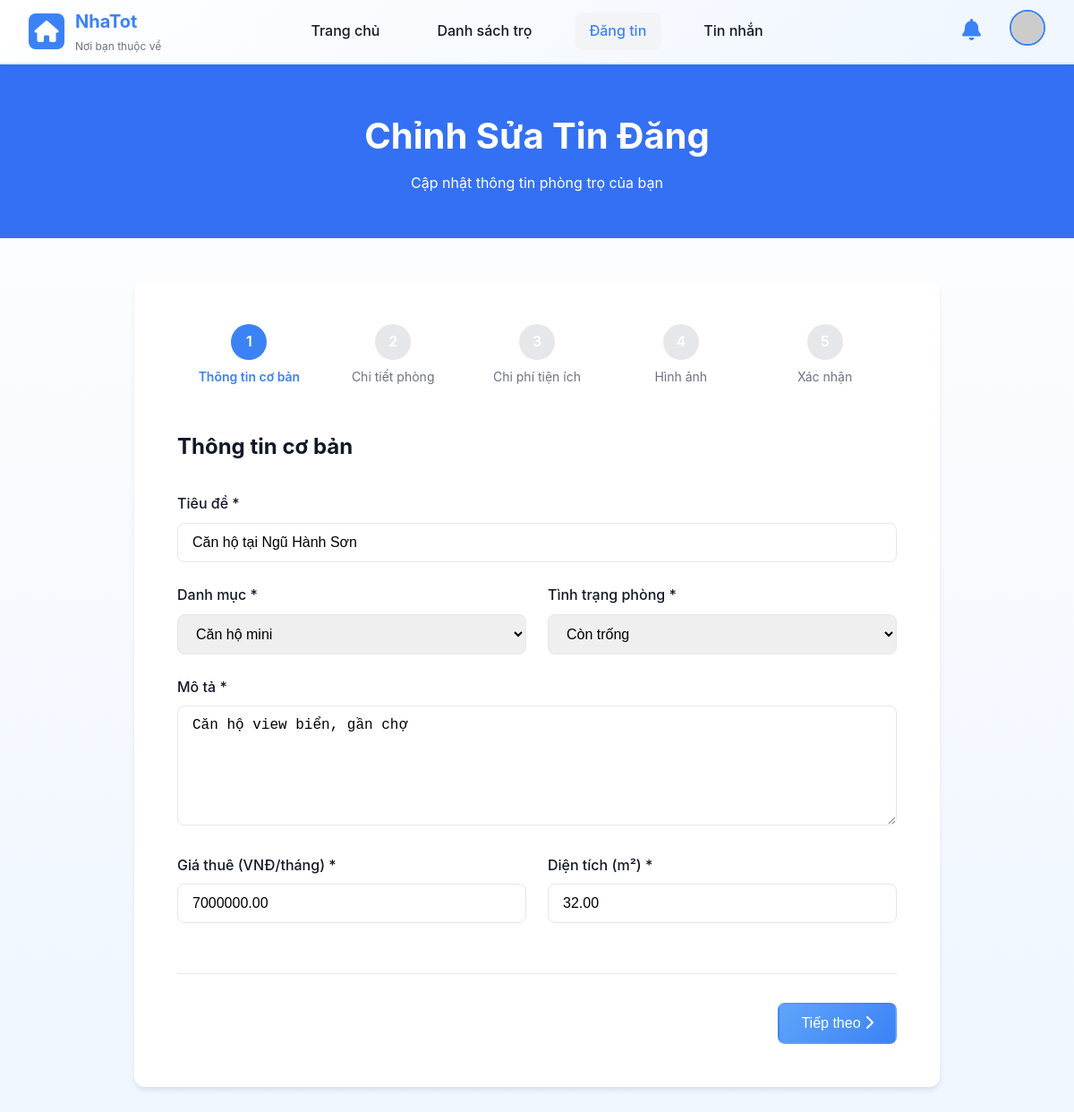
Page /Views/posts/create.php?id=10 (signed in) on the committed database.
### tables this page shows
CREATE TABLE posts (
    id INT AUTO_INCREMENT PRIMARY KEY,
    user_id INT NOT NULL,
    category_id INT NOT NULL,
    title VARCHAR(255) NOT NULL,
    description TEXT NOT NULL,
    address VARCHAR(255) NOT NULL,
    district VARCHAR(100),
    city VARCHAR(100),
    price DECIMAL(10, 2) NOT NULL,
    area DECIMAL(10, 2),
    room_type ENUM('single', 'shared', 'apartment', 'house') DEFAULT 'single',
    room_status ENUM('available', 'unavailable') DEFAULT 'available',
    max_people INT DEFAULT 1,
    gender ENUM('male', 'female', 'any') DEFAULT 'any',
    amenities TEXT,
    utilities TEXT,
    rules TEXT,
    available_from DATE,
    deposit_amount DECIMAL(10, 2),
    electric_price DECIMAL(10, 2),
    water_price DECIMAL(10, 2),
    status ENUM('pending', 'approved', 'rejected', 'rented') DEFAULT 'pending',
    is_featured BOOLEAN DEFAULT FALSE,
    views INT DEFAULT 0,
    created_at TIMESTAMP DEFAULT CURRENT_TIMESTAMP,
    updated_at TIMESTAMP DEFAULT CURRENT_TIMESTAMP ON UPDATE CURRENT_TIMESTAMP,
    FOREIGN KEY (user_id) REFERENCES users(id) ON DELETE CASCADE,
    FOREIGN KEY (category_id) REFERENCES categories(id) ON DELETE CASCADE,
    INDEX idx_status (status),
    INDEX idx_room_status (room_status),
    INDEX idx_user_id (user_id),
    INDEX idx_category_id (category_id),
    INDEX idx_city_district (city, district),
    INDEX idx_price (price),
    INDEX idx_created_at (created_at)
);

### config.php (called while the page is built, shortened)
<?php
function getDB() {
    static $conn = null;
    if ($conn === null) {
        try {
            $dsn = 'mysql:host=' . DB_HOST . ';dbname=' . DB_NAME . ';charset=utf8mb4';
            $options = [
                PDO::ATTR_ERRMODE => PDO::ERRMODE_EXCEPTION,
                PDO::ATTR_DEFAULT_FETCH_MODE => PDO::FETCH_ASSOC,
                PDO::ATTR_EMULATE_PREPARES => false,
            ];
            $conn = new PDO($dsn, DB_USER, DB_PASS, $options);
        } catch (PDOException $e) {
            $errorMsg = 'Database connection failed: ' . $e->getMessage();
            error_log($errorMsg);
            if (strpos($e->getMessage(), 'SQLSTATE') !== false) {
                if (strpos($e->getMessage(), 'Unknown database') !== false) {
                    die("Error: Database '" . DB_NAME . "' not found. Please create the database and import the SQL schema.");
                } else {
                    die("Database Error: " . $e->getMessage());
                }
            }
            die('Database connection failed. Please try again later.');
        }
    }
    return $conn;
}
function isLoggedIn() {
    return isset($_SESSION['user_id']);
}
?>

### Models/Post.php (called while the page is built, shortened)
<?php
require_once __DIR__ . '/../config.php';
class Post {
    private $db;
    private $table = 'posts';
    public function __construct() {
        $this->db = getDB();
    }
    public function findById($id) {
        try {
            $stmt = $this->db->prepare("
                SELECT p.*, u.full_name, u.phone, u.email, c.name as category_name
                FROM {$this->table} p
                JOIN users u ON p.user_id = u.id -- JOIN với users để lấy thông tin chủ trọ
                JOIN categories c ON p.category_id = c.id -- JOIN với categories để lấy tên danh mục
                WHERE p.id = ?
            ");
            $stmt->execute([$id]);
            return $stmt->fetch();
        } catch (PDOException $e) {
            error_log("Error in Post::findById: " . $e->getMessage());
            return false;
        }
    }
}
?>

### Views/posts/create.php (the view, shortened to what this page needs)
<?php
require_once __DIR__ . '/../../config.php';
require_once __DIR__ . '/../../Models/Post.php';
$postModel = new Post();
$postId = isset($_GET['id']) ? (int)$_GET['id'] : null;
$editingPost = null;
if ($postId) {
    $editingPost = $postModel->findById($postId);
}
?>
<!DOCTYPE html>
<html lang="vi">
<head>
    <link rel="stylesheet" href="../../assets/css/style.css">
    <link rel="stylesheet" href="https://cdnjs.cloudflare.com/ajax/libs/font-awesome/6.4.0/css/all.min.css">
</head>
<body>
    <header class="header">
        <nav class="navbar">
            <a href="../../index.php" class="logo">
                <div class="logo-icon-box">
                    <i class="fas fa-home"></i>
                </div>
                <div class="logo-text">
                    <h1>NhaTot</h1>
                    <p>Nơi bạn thuộc về</p>
                </div>
            </a>
            <ul class="nav-menu">
                <li><a href="../../index.php" class="nav-link">Trang chủ</a></li>
                <li><a href="list.php" class="nav-link">Danh sách trọ</a></li>
                <li><a href="create.php" class="nav-link active">Đăng tin</a></li>
                <?php if (isLoggedIn()): ?>
                <li style="position: relative;">
                    <a href="../chat/chat.php" class="nav-link">Tin nhắn</a>
                </li>
                <?php endif; ?>
            </ul>
            <div class="nav-actions">
                <div class="notification-wrapper">
                    <button class="notification-bell-btn" onclick="toggleNotificationDropdown(event)" title="Thông báo">
                        <i class="fas fa-bell"></i>
                    </button>
                </div>
                    <div class="user-menu-wrapper" style="position: relative;">
                        <button class="user-avatar-btn" onclick="toggleUserMenu(event)">
                            <?php
                            try {
                                $db = getDB();
                                $user_stmt = $db->prepare("SELECT avatar FROM users WHERE id = ?");
                                $user_stmt->execute([$_SESSION['user_id']]);
                                $user_data = $user_stmt->fetch(PDO::FETCH_ASSOC);
                                $avatar_src = (!empty($user_data['avatar']))
                                    ? '../../uploads/avatars/' . htmlspecialchars($user_data['avatar'])
                                    : 'https://via.placeholder.com/40/3b82f6/ffffff?text=' . strtoupper(substr($_SESSION['username'], 0, 1));
                            } catch (Exception $e) {
                                $avatar_src = 'https://via.placeholder.com/40/3b82f6/ffffff?text=' . strtoupper(substr($_SESSION['username'], 0, 1));
                            }
                            ?>
                            <img src="<?php echo $avatar_src; ?>" alt="Avatar" style="width: 40px; height: 40px; border-radius: 50%; object-fit: cover; border: 2px solid #3b82f6; cursor: pointer;">
                        </button>
                    </div>
            </div>
        </nav>
    </header>
    <div class="page-header">
        <h1><?php echo $editingPost ? 'Chỉnh Sửa Tin Đăng' : 'Đăng Tin Cho Thuê Phòng Trọ'; ?></h1>
        <p><?php echo $editingPost ? 'Cập nhật thông tin phòng trọ của bạn' : 'Chia sẻ thông tin phòng trọ của bạn'; ?></p>
    </div>
    <div class="content-wrapper">
        <div class="container">
            <div class="form-container">
                <div class="step-indicator">
                    <div class="step active">
                        <div class="step-number">1</div>
                        <div class="step-title">Thông tin cơ bản</div>
                    </div>
                    <div class="step">
                        <div class="step-number">2</div>
                        <div class="step-title">Chi tiết phòng</div>
                    </div>
                    <div class="step">
                        <div class="step-number">3</div>
                        <div class="step-title">Chi phí tiện ích</div>
                    </div>
                    <div class="step">
                        <div class="step-number">4</div>
                        <div class="step-title">Hình ảnh</div>
                    </div>
                    <div class="step">
                        <div class="step-number">5</div>
                        <div class="step-title">Xác nhận</div>
                    </div>
                </div>
                <form id="createPostForm" action="../../Controllers/PostController.php" method="POST" enctype="multipart/form-data">
                    <div class="form-step active" data-step="1">
                        <h2 style="margin-bottom: 2rem;">Thông tin cơ bản</h2>
                        <div class="form-group">
                            <label class="form-label" for="title">Tiêu đề *</label>
                            <input
                                type="text"
                                class="form-control"
                                id="title"
                                name="title"
                                placeholder="VD: Phòng trọ gần trường ĐH Bách Khoa"
                                value="<?php echo $editingPost ? htmlspecialchars($editingPost['title']) : ''; ?>"
                                required
                            >
                        </div>
                        <div class="form-row">
                            <div class="form-group">
                                <label class="form-label" for="category">Danh mục *</label>
                                <select class="form-control" id="category" name="category_id" required>
                                    <option value="2" <?php echo $editingPost && $editingPost['category_id'] == 2 ? 'selected' : ''; ?>>Căn hộ mini</option>
                                </select>
                            </div>
                            <div class="form-group">
                                <label class="form-label" for="room_status">Tình trạng phòng *</label>
                                <select class="form-control" id="room_status" name="room_status" required>
                                    <option value="available" <?php echo $editingPost && $editingPost['room_status'] == 'available' ? 'selected' : ''; ?>>Còn trống</option>
                                </select>
                            </div>
                        </div>
                        <div class="form-group">
                            <label class="form-label" for="description">Mô tả *</label>
                            <textarea
                                class="form-control"
                                id="description"
                                name="description"
                                rows="6"
                                placeholder="Mô tả chi tiết về phòng trọ: vị trí, tiện ích, nội thất..."
                                required
                            ><?php echo $editingPost ? htmlspecialchars($editingPost['description']) : ''; ?></textarea>
                        </div>
                        <div class="form-row">
                            <div class="form-group">
                                <label class="form-label" for="price">Giá thuê (VNĐ/tháng) *</label>
                                <input
                                    type="number"
                                    class="form-control"
                                    id="price"
                                    name="price"
                                    placeholder="2500000"
                                    min="0"
                                    max="10000000"
                                    value="<?php echo $editingPost ? $editingPost['price'] : ''; ?>"
                                    required
                                >
                            </div>
                            <div class="form-group">
                                <label class="form-label" for="area">Diện tích (m²) *</label>
                                <input
                                    type="number"
                                    class="form-control"
                                    id="area"
                                    name="area"
                                    placeholder="20"
                                    min="0"
                                    max="30"
                                    step="0.1"
                                    value="<?php echo $editingPost ? $editingPost['area'] : ''; ?>"
                                    required
                                >
                            </div>
                        </div>
                    </div>
                    <div class="form-actions">
                        <div style="flex: 1;"></div>
                        <button type="button" class="btn btn-primary" id="nextBtn" onclick="changeStep(1)">
                            Tiếp theo <i class="fas fa-chevron-right"></i>
                        </button>
                    </div>
                </form>
            </div>
        </div>
    </div>
</body>
</html>

### rows in the picture
posts: title "Căn hộ tại Ngũ Hành Sơn", category_id "Căn hộ mini", room_status "Còn trống", description "Căn hộ view biển, gần chợ", price "7000000.00", area "32.00"
